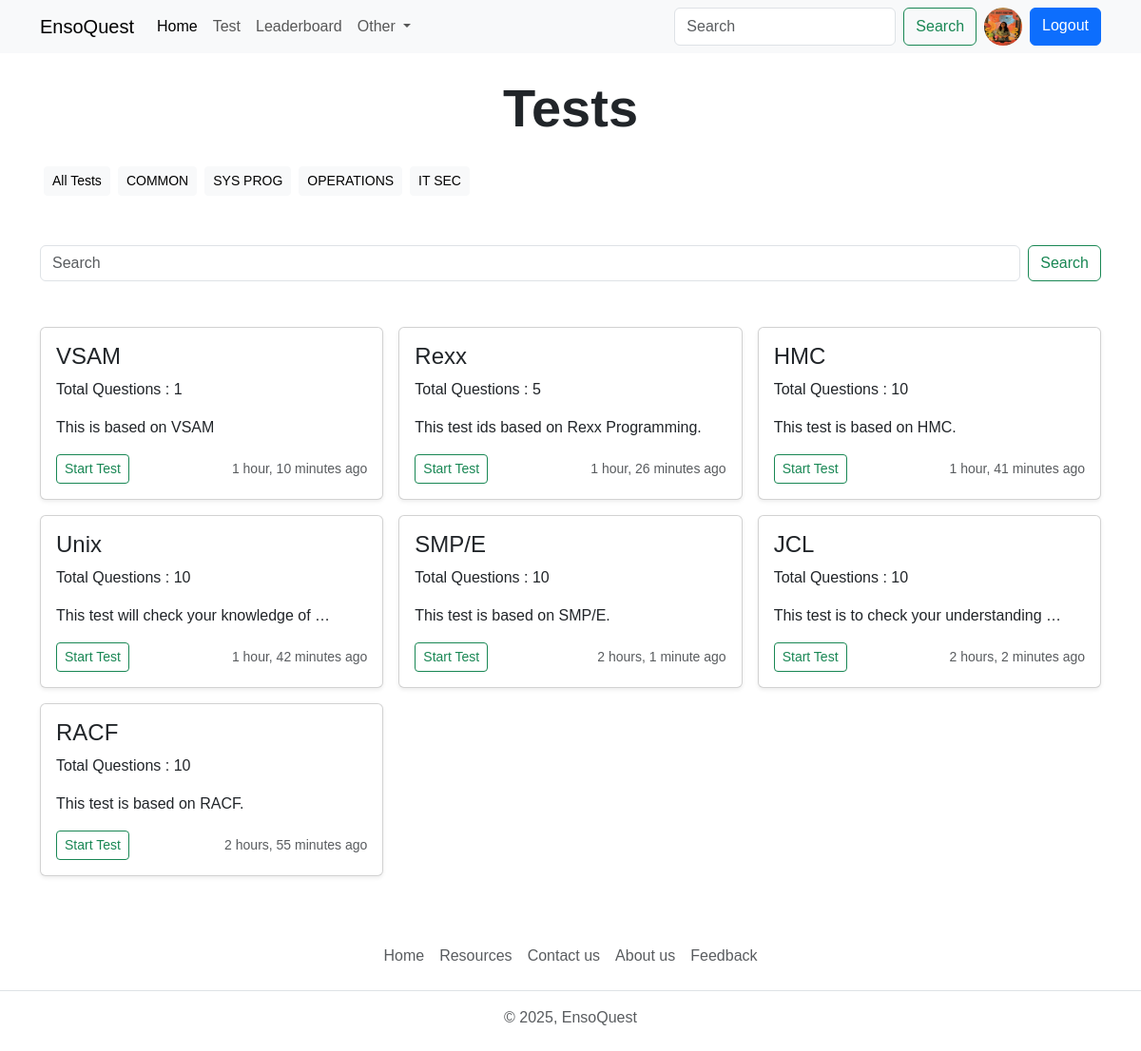
The app's page /quiz/all_quiz/ (signed in) with its own data.
### account/models.py (models this page shows, shortened)
class Profile(models.Model):
    user = models.OneToOneField(User,on_delete=models.CASCADE, null=True,verbose_name='User Object')
    position = models.CharField(max_length=100,blank=True,null=True)
    bio = models.TextField(blank=True,null=True)
    profile_img = models.ImageField(upload_to='profile_image', default='user.png',blank=True,null=True,verbose_name= 'Profile Pic')

### quiz/models.py (models this page shows, shortened)
class Category(models.Model):
    name = models.CharField(max_length=15)
    class Meta:
        verbose_name_plural = 'Categories'

class Quiz(models.Model):
    title = models.CharField(max_length=255)
    description = models.TextField()
    category = models.ForeignKey(Category, on_delete=models.CASCADE)
    quiz_file = models.FileField(upload_to='quiz/')
    created_at = models.DateTimeField(auto_now_add=True)
    updated_at = models.DateTimeField(auto_now=True)
    class Meta:
        verbose_name_plural = 'Tests'

class Question(models.Model):
    quiz = models.ForeignKey(Quiz,on_delete=models.CASCADE)
    text = models.TextField()

### quiz/views.py (the view)
# urls.py: path('all_quiz/',views.all_quiz_view, name='all_quiz'),
@login_required(login_url='login')
def all_quiz_view(request, category=None):
    user_object = User.objects.get(username=request.user)
    user_profile = Profile.objects.get(user=user_object)
    quizzes = Quiz.objects.order_by('-created_at')
    categories = Category.objects.all()
    context = {"user_profile": user_profile, "quizzes": quizzes, "categories": categories}
    return render(request, 'all-test.html', context)

### Templates/all-test.html (shortened to what this page needs)
{% extends 'index.html' %}
{% block content %}
    <h1 class="display-4 text-center my-4 fw-bold">Tests</h1>
    <div class="container">
      <div class="d-flex flex-wrap">
        <a href="{% url 'all_quiz' %}" class="btn btn-sm btn-light m-1">All Tests</a>
        {% for category in categories %}
        <a href="{% url 'search' category.name %}" class="btn btn-sm btn-light m-1">{{category.name}}</a>
        {% endfor %}
      </div>
    </div>
    <form class="container d-flex my-5" role="search" method="get" action="{% url 'search' ' ' %}">
      <input name="q" class="form-control me-2" type="search" placeholder="Search" aria-label="Search">
      <a href="#" class="btn btn-outline-success" type="submit">Search</a>
    </form>
    <div class="container my-5">
      <div class="row row-cols-1 row-cols-sm-1 row-cols-md-2 row-cols-lg-3 g-3">
        {% if quizzes|length > 0 %}
        {% for quiz in quizzes %}
        <div class="col">
          <div class="card shadow-sm">
            <div class="card-body">
              <h4>{{quiz.title}}</h4>
              <p class="card-text">Total Questions : {{quiz.question_set.all|length}}</p>
              <p class="card-text">{{quiz.description|truncatewords:7}}</p>
              <div class="d-flex justify-content-between align-items-center">
                <div class="btn-group">
                  <a href="{% url 'quiz' quiz.id %}" type="button" class="btn btn-sm btn-outline-success">Start Test</a>
                </div>
                <small class="text-body-secondary">{{quiz.created_at|timesince}} ago</small>
              </div>
            </div>
          </div>
        </div>
        {% endfor %}
        {% else %}
        <div class="col-lg-12 col-md-12 col-12">
          <p class="text-center text-danger fs-5">There is no Test available for this category or search.</p>
        </div>
        {% endif %}
      </div>
    </div>
    {% endblock content %}

### Templates/components/navbar.html (shortened to what this page needs)
  <nav class="navbar navbar-expand-lg bg-body-tertiary d-none d-lg-block">
    <div class="container">
      <a class="navbar-brand" href="{% url 'home' %}">EnsoQuest</a>
      <div class="collapse navbar-collapse" id="navbarSupportedContent">
        <ul class="navbar-nav me-auto mb-2 mb-lg-0">
          <li class="nav-item">
            <a class="nav-link active" aria-current="page" href="{% url 'home' %}">Home</a>
          </li>
          <li class="nav-item">
            <a class="nav-link" href="{% url 'all_quiz' %}">Test</a>
          </li>
          <li class="nav-item">
            <a class="nav-link" href="./Leaderboard.html">Leaderboard</a>
          </li>
          <li class="nav-item dropdown">
            <a class="nav-link dropdown-toggle" href="#" role="button" data-bs-toggle="dropdown" aria-expanded="false">
              Other
            </a>
          </li>
        </ul>
        <form class="d-flex" role="search">
          <input class="form-control me-2" type="search" placeholder="Search" aria-label="Search">
          <button class="btn btn-outline-success" type="submit">Search</button>
          {% if request.user.is_authenticated %}
          <a href="{% url 'profile' request.user.username %}" data-bs-toggle="tooltip" data-bs-placement="bottom" data-bs-title="@{{request.user.username}}" class="mx-2">
            <img src="{{user_profile.profile_img.url}}" class="rounded-circle" width="40" height="40" alt="profile_img">
          </a>
          <a href="{% url 'logout' %}" class="btn btn-primary">Logout</a>
          {% else %}
          <a href="{% url 'login' %}" class="btn btn-primary ms-2">Login</a>
          {% endif %}
        </form>
      </div>
    </div>
  </nav>

### static/css/style.css (style rules this page uses)
* { font-family: Arial, Helvetica, sans-serif !important; }

### records on screen
Profile: profile_img (picture)
Category: name "COMMON"
Category: name "SYS PROG"
Category: name "OPERATIONS"
Category: name "IT SEC"
Quiz: title "VSAM", question_set.all|length "1", description "This is based on VSAM", created_at "1 hour, 10 minutes"
Quiz: title "Rexx", question_set.all|length "5", description "This test ids based on Rexx Programming.", created_at "1 hour, 26 minutes"
Quiz: title "HMC", question_set.all|length "10", description "This test is based on HMC.", created_at "1 hour, 41 minutes"
Quiz: title "Unix", question_set.all|length "10", description "This test will check your knowledge of …", created_at "1 hour, 42 minutes"
Quiz: title "SMP/E", question_set.all|length "10", description "This test is based on SMP/E.", created_at "2 hours, 1 minute"
Quiz: title "JCL", question_set.all|length "10", description "This test is to check your understanding …", created_at "2 hours, 2 minutes"
Quiz: title "RACF", question_set.all|length "10", description "This test is based on RACF.", created_at "2 hours, 55 minutes"
